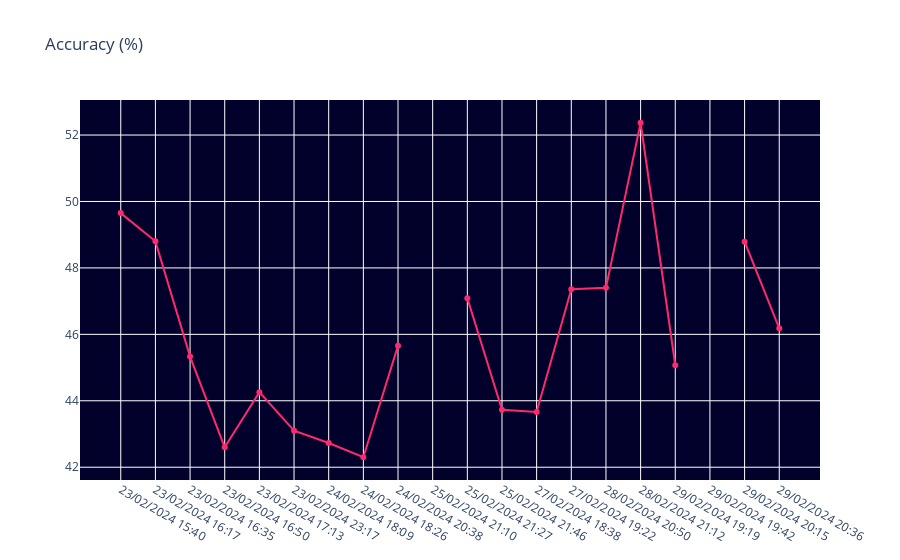

The cell this chart's notebook holds for it:
### Code cell
fig = go.Figure()
fig.add_trace(go.Scatter(x=records_df['Date time'], y=records_df['Accuracy'], mode='lines+markers', name='Accuracy', line=dict(color='#FF2A6D')))
fig.update_layout(title='Accuracy (%)', hovermode='x', plot_bgcolor='#01012B')

### Figure 1 — Plotly figure (JSON) as saved in the notebook; plotly's stock layout.template omitted (floating-point values rounded to 4 significant figures)
{"data": [{"line": {"color": "#FF2A6D"}, "mode": "lines+markers", "name": "Accuracy", "type": "scatter", "x": ["23/02/2024 15:40", "23/02/2024 16:17", "23/02/2024 16:35", "23/02/2024 16:50", "23/02/2024 17:13", "23/02/2024 23:17", "24/02/2024 18:09", "24/02/2024 18:26", "24/02/2024 20:38", "25/02/2024 21:10", "25/02/2024 21:27", "25/02/2024 21:46", "27/02/2024 18:38", "27/02/2024 19:22", "28/02/2024 20:50", "28/02/2024 21:12", "29/02/2024 19:19", "29/02/2024 19:42", "29/02/2024 20:15", "29/02/2024 20:36"], "y": [49.65, 48.8, 45.33, 42.6, 44.26, 43.1, 42.73, 42.3, 45.66, "", 47.09, 43.73, 43.66, 47.36, 47.4, 52.37, 45.07, "", 48.79, 46.18]}], "layout": {"hovermode": "x", "plot_bgcolor": "#01012B", "title": {"text": "Accuracy (%)"}}}
